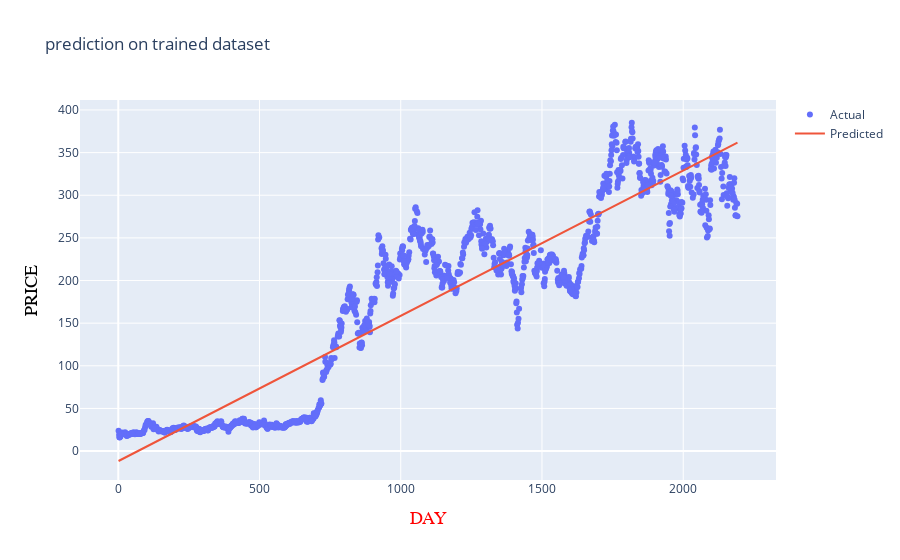

This figure's notebook cell:
### Code cell
iplot(plot_2)

### Figure 1 — Plotly figure (JSON) as saved in the notebook; plotly's stock layout.template omitted (floating-point values rounded to 4 significant figures; data arrays with more than 128 entries replaced by an {"elided": "..."} marker saying what was removed)
{"data": [{"mode": "markers", "name": "Actual", "type": "scatter", "x": {"elided": "1535 int values"}, "y": {"elided": "1535 float values"}}, {"mode": "lines", "name": "Predicted", "type": "scatter", "x": {"elided": "1535 int values"}, "y": {"elided": "1535 float values"}}], "layout": {"title": {"text": "prediction on trained dataset"}, "xaxis": {"title": {"font": {"color": "red", "family": "Sans serif", "size": 18}, "text": "DAY"}}, "yaxis": {"title": {"font": {"color": "black", "family": "Courier new , monospace", "size": 18}, "text": "PRICE"}}}}
